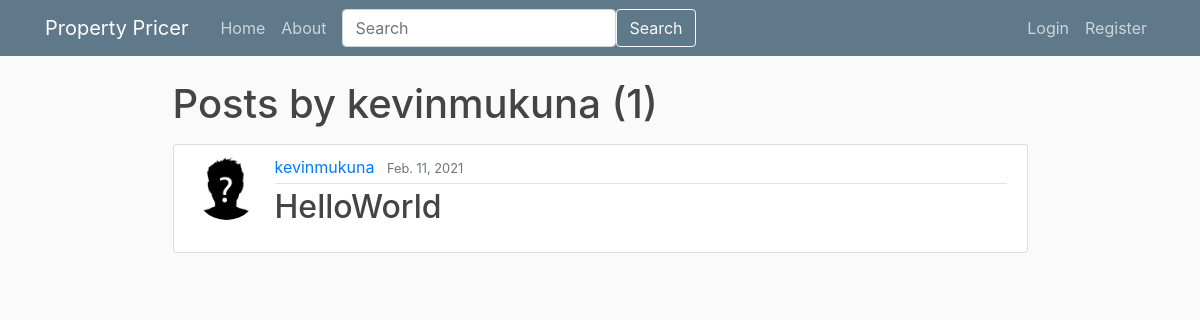
The page /user/kevinmukuna on the database as committed earlier.
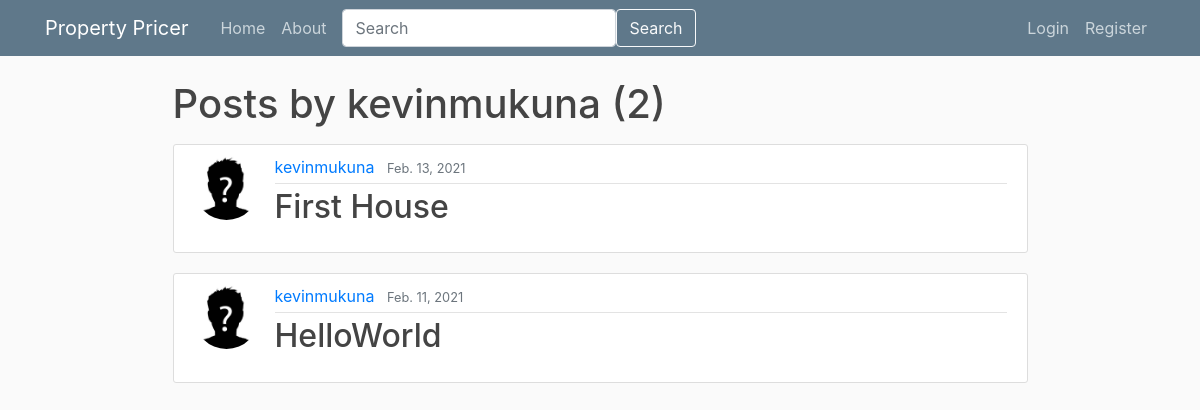
The same page on the database as committed later.
### webpages/models.py (models this page shows, shortened)
class Post(models.Model):
    title = models.CharField(max_length=128)
    property_description = models.TextField()
    address_line_1 = models.CharField(max_length=255, default='')
    address_line_2 = models.CharField(max_length=255, null=True, blank=True)
    city = models.CharField(max_length=128, default='')
    county = models.CharField(max_length=128, default='')
    date_posted = models.DateField(default=timezone.now)
    author = models.ForeignKey(User,related_name="user_posts", on_delete=models.CASCADE)
    """
        this method return a string to redirect the user after posting to that post by returning post details the
        primary key of the newly created post
    """

### userpages/models.py (models this page shows, shortened)
class Profile(models.Model):
    user = models.OneToOneField(User, on_delete=models.CASCADE)
    image = models.ImageField(default='default.jpg', upload_to='profile_pics')

### webpages/views.py (the view)
# urls.py: path('user/<str:username>', UserPostListView.as_view(), name='user-posts'),
class UserPostListView(ListView):
    model = Post
    template_name = 'webpages/user_posts.html'
    context_object_name = 'posts'
    paginate_by = 5
    def get_queryset(self):
        user = get_object_or_404(User, username=self.kwargs.get('username'))
        return Post.objects.filter(author=user).order_by('-date_posted')

### templates/webpages/user_posts.html (shortened to what this page needs)
{% extends "base.html" %}
{% block content %}
    <h1 class="mb-3"> Posts by {{ view.kwargs.username }} ({{ page_obj.paginator.count}})</h1>
    {% for post in posts %}
        {% include 'webpages/short_post.html' %}
    {% endfor %}
{% endblock content %}

### templates/base.html (shortened to what this page needs)
{% load static %}
<!DOCTYPE html>
<html>
<head>
    <link rel="stylesheet" href="https://maxcdn.bootstrapcdn.com/bootstrap/4.0.0/css/bootstrap.min.css">
    <link rel="stylesheet" type="text/css" href="{% static 'css/main.css' %}">
</head>
<body>
    <header class="site-header">
        <nav class="navbar navbar-expand-md navbar-dark bg-steel fixed-top">
            <div class="container">
                <a class="navbar-brand mr-4" href="{% url 'home-page' %}">Property Pricer</a>
                <div class="collapse navbar-collapse" id="navbarToggle">
                    <div class="navbar-nav mr-auto">
                        <a class="nav-item nav-link" href="{% url 'home-page' %}">Home</a>
                        <a class="nav-item nav-link" href="{% url 'about-page' %}">About</a>
                        {% url 'home-page' as home_url %}
                        {% url 'login-page' as login_url %}
                        {% url 'register-page' as register_url %}
                        {% if request.get_full_path != home_url and request.get_full_path != login_url and request.get_full_path != register_url %}
                            <form method="GET" action="/search/" class="nav-item form-inline mx-2">
                                <div class="input-group">
                                    <input name="q" type="search" class="form-control rounded" placeholder="Search" aria-label="Search" aria-describedby="search-addon" />
                                    <button class="btn btn-outline-light" type="submit">Search</button>
                                </div>
                            </form>
                        {% endif %}
                    </div>
                    <div class="navbar-nav">
                        {% if user.is_authenticated %}
                            <a class="nav-item nav-link" href="{% url 'post-create' %}">New Post</a>
                            <a class="nav-item nav-link" href="{% url 'profile-page' %}">Profile</a>
                            <a class="nav-item nav-link" href="{% url 'logout-page' %}">Logout</a>
                        {% else %}
                            <a class="nav-item nav-link" href="{% url 'login' %}">Login</a>
                            <a class="nav-item nav-link" href="{% url 'register-page' %}">Register</a>
                        {% endif %}
                    </div>
                </div>
            </div>
        </nav>
    </header>
    <main role="main" class="container">
        <div class="row">
            <div class="mx-auto w-75">
                {% block content %}{% endblock %}
            </div>
        </div>
    </main>
</body>
</html>

### templates/webpages/short_post.html (shortened to what this page needs)
<article class="media content-section">
    <img class="rounded-circle article-img" src="{{ post.author.profile.image.url }}">
    <div class="media-body">
        <div class="article-metadata">
            <a class="mr-2" href="{% url 'user-posts' post.author.username %}">{{ post.author }}</a>
            <small class="text-muted">{{ post.date_posted }}</small>
        </div>
        <h2><a class="article-title" href="{% url 'post-detail' post.id %}">{{ post.title }}</a></h2>
    </div>
</article>

### static/css/main.css (style rules this page uses)
body { background: #fafafa; color: #333333; margin-top: 5rem; }
h1, h2, h3, h4, h5, h6 { color: #444444; }
.bg-steel { background-color: #5f788a; }
.site-header .navbar-nav .nav-link { color: #cbd5db; }
.content-section { background: #ffffff; padding: 10px 20px; border: 1px solid #dddddd; border-radius: 3px; margin-bottom: 20px; }
.article-title { color: #444444; }
.article-img { height: 65px; width: 65px; margin-right: 16px; }
.article-metadata { padding-bottom: 4px; margin-bottom: 4px; border-bottom: 1px solid #e3e3e3 }

Rows that differ between the two databases and show on the page:
added Post: author.profile.image (placeholder picture), author "kevinmukuna", date_posted "Feb. 13, 2021", title "First House"
Other text that changed with them:
{{ page_obj.paginator.count }}: "1" → "2"
